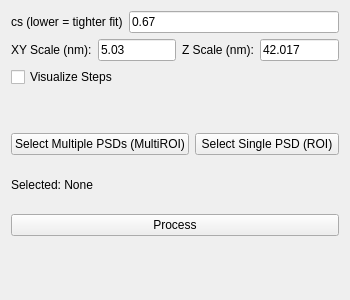
<?xml version="1.0" encoding="UTF-8"?>
<ui version="4.0">
 <class>MainFormPancake3D</class>
 <widget class="QWidget" name="MainFormPancake3D">
  <property name="geometry">
   <rect>
    <x>0</x>
    <y>0</y>
    <width>350</width>
    <height>300</height>
   </rect>
  </property>
  <property name="sizePolicy">
   <sizepolicy hsizetype="Preferred" vsizetype="Preferred">
    <horstretch>0</horstretch>
    <verstretch>0</verstretch>
   </sizepolicy>
  </property>
  <property name="minimumSize">
   <size>
    <width>350</width>
    <height>300</height>
   </size>
  </property>
  <property name="windowTitle">
   <string>3D Pancake</string>
  </property>
  <layout class="QVBoxLayout" name="verticalLayout">
   <item>
    <layout class="QHBoxLayout" name="horizontalLayout_2">
     <item>
      <widget class="QLabel" name="label_cs">
       <property name="text">
        <string>cs (lower = tighter fit)</string>
       </property>
      </widget>
     </item>
     <item>
      <widget class="QLineEdit" name="line_edit_c_s">
       <property name="text">
        <string>0.67</string>
       </property>
      </widget>
     </item>
    </layout>
   </item>
   <item>
    <layout class="QHBoxLayout" name="horizontalLayout">
     <item>
      <widget class="QLabel" name="label_xy_scale">
       <property name="text">
        <string>XY Scale (nm):</string>
       </property>
      </widget>
     </item>
     <item>
      <widget class="QLineEdit" name="line_edit_xy_scale">
       <property name="text">
        <string>5.03</string>
       </property>
      </widget>
     </item>
     <item>
      <widget class="QLabel" name="label_z_scale">
       <property name="text">
        <string>Z Scale (nm):</string>
       </property>
      </widget>
     </item>
     <item>
      <widget class="QLineEdit" name="line_edit_z_scale">
       <property name="text">
        <string>42.017</string>
       </property>
      </widget>
     </item>
    </layout>
   </item>
   <item>
    <widget class="QCheckBox" name="chk_visualize">
     <property name="text">
      <string>Visualize Steps</string>
     </property>
    </widget>
   </item>
   <item>
    <spacer name="verticalSpacer">
     <property name="orientation">
      <enum>Qt::Vertical</enum>
     </property>
     <property name="sizeType">
      <enum>QSizePolicy::Fixed</enum>
     </property>
     <property name="sizeHint" stdset="0">
      <size>
       <width>20</width>
       <height>40</height>
      </size>
     </property>
    </spacer>
   </item>
   <item>
    <layout class="QHBoxLayout" name="horizontalLayout_3">
     <item>
      <widget class="QPushButton" name="btn_select_multiroi">
       <property name="text">
        <string>Select Multiple PSDs (MultiROI)</string>
       </property>
      </widget>
     </item>
     <item>
      <widget class="QPushButton" name="btn_select_roi">
       <property name="text">
        <string>Select Single PSD (ROI)</string>
       </property>
      </widget>
     </item>
    </layout>
   </item>
   <item>
    <widget class="QLabel" name="label_selected">
     <property name="text">
      <string>Selected: None</string>
     </property>
    </widget>
   </item>
   <item>
    <widget class="QPushButton" name="btn_process">
     <property name="text">
      <string>Process</string>
     </property>
    </widget>
   </item>
   <item>
    <widget class="QLabel" name="label_output">
     <property name="text">
      <string/>
     </property>
    </widget>
   </item>
  </layout>
 </widget>
 <resources/>
 <connections/>
</ui>
